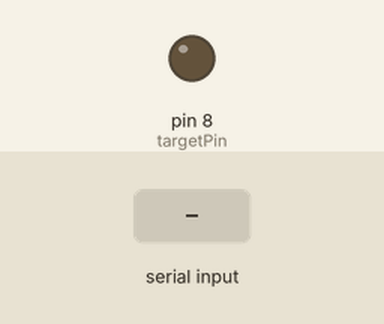
Bench run of a sketch on a simulated Arduino Uno, built with avr-gcc and run on an emulated ATmega328P. Parts: output pins drawn as LEDs (lit = HIGH). Inputs (shaded band) come from the test bench.

Above: at 1.2 s.
1.3 s: "90,45\n" received over Serial
At 2.4 s:
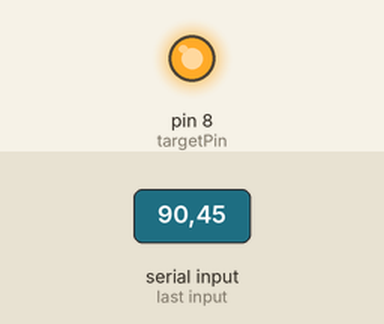
Timing chart, 0 to 4.3 s (numbered marks = the images above; inputs shaded):
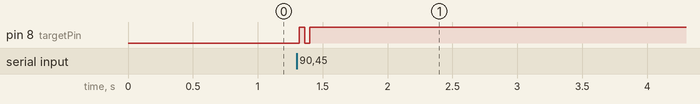

Measured:
- after the input at 1.3 s, pin 8 (targetPin): LOW → HIGH at once, → LOW 0.04 s later, → HIGH 0.04 s later

The sketch:

problema5.ino
```cpp
const int targetPin = 8;

unsigned long period = 20;
unsigned long highTime = 0;
unsigned long previousMillis = 0;
bool pinState = LOW;

void setup() {
  Serial.begin(9600);
  pinMode(targetPin, OUTPUT);
}

void loop() {

  if (Serial.available() > 0) {
    float tensiuneDorita = Serial.parseFloat();
    while (Serial.read() >= 0);

    if (tensiuneDorita < 0.0) tensiuneDorita = 0.0;
    if (tensiuneDorita > 5.0) tensiuneDorita = 5.0;


    highTime = (tensiuneDorita / 5.0) * period;
  }


  unsigned long currentMillis = millis();
  unsigned long elapsed = currentMillis - previousMillis;

  if (pinState == HIGH) {

    if (elapsed >= highTime) {
      digitalWrite(targetPin, LOW);
      pinState = LOW;
    }
  } else {

    if (elapsed >= period) {
      previousMillis = currentMillis;
      if (highTime > 0) {
        digitalWrite(targetPin, HIGH);
        pinState = HIGH;
      }
    }
  }
}
```
